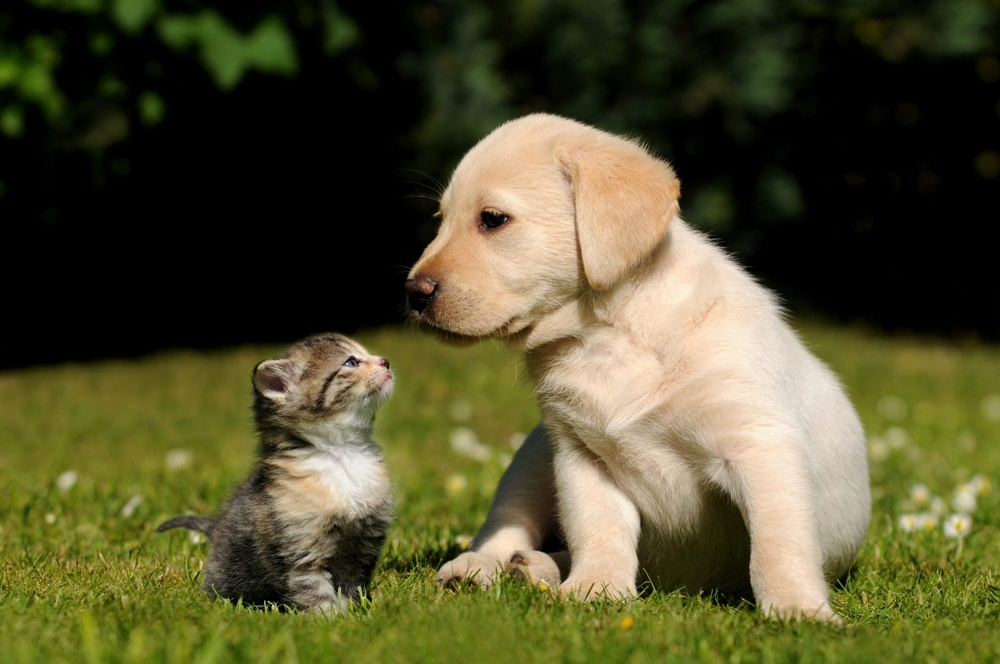
#> input picture dog_cat.jpg, 1000 x 664 px, shrunk from 2048 x 1360 before the run
$ jupyter execute Snippet_images.ipynb
#> lines starting #> are read from the running program, lines starting #| are printed output that depends on the picture
[cell 1]
from PIL import Image
import matplotlib.pyplot as plt
import random

image = Image.open("dog_cat.jpg")
#> image is the input picture: PIL image 1000x664 RGB; mean R, G, B 83.8, 81.1, 47.1

# 16등분 나누기 4*4
rows = 4  # 행
cols = 4  # 열
tile_width = image.width // cols
#> tile_width = 250
tile_height = image.height // rows
#> tile_height = 166

tiles = []

for row in range(rows):
    for col in range(cols):
        left = col * tile_width
        upper = row * tile_height
        right = (col + 1) * tile_width if col < cols - 1 else image.width
        lower = (row + 1) * tile_height if row < rows - 1 else image.height
        box = (left, upper, right, lower)
        tiles.append(image.crop(box))
#> after the loop, tiles = 16 items

fig, axes = plt.subplots(rows, cols, figsize=(cols * 3, rows * 3))

for idx, tile in enumerate(tiles):
    row = idx // cols
    col = idx % cols
    axes[row, col].imshow(tile)
    axes[row, col].axis("off")  # 축 제거
#> this loop made 16 passes
#> (row, col) on passes 1 to 12: (0, 0), (0, 1), (0, 2), (0, 3), (1, 0), (1, 1), (1, 2), (1, 3), (2, 0), (2, 1), (2, 2), (2, 3)

plt.tight_layout()
plt.show()
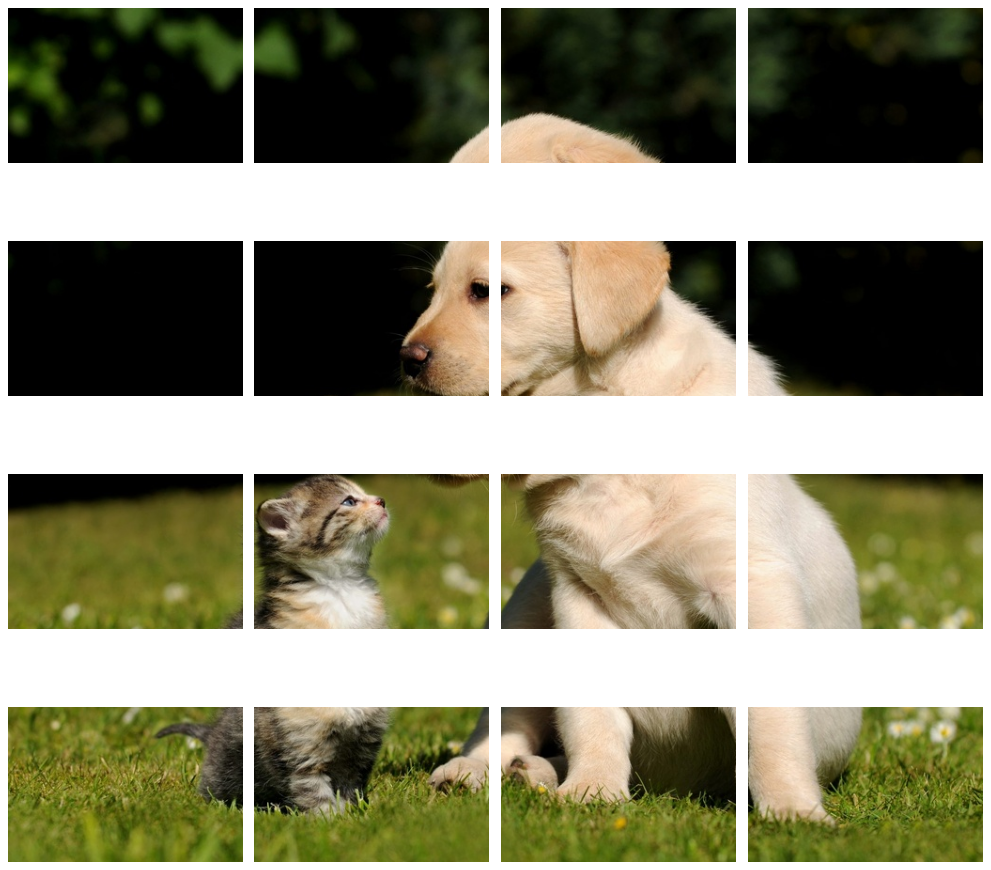
#> figure drawn by matplotlib, 16 panels

'''# 타일 저장
main_object_tile_index = random.choice(range(len(tiles)))
tiles[main_object_tile_index].save("main_tile.png")
for idx, tile in enumerate(tiles):
    tile.save(f"tile_{idx}.png")'''
